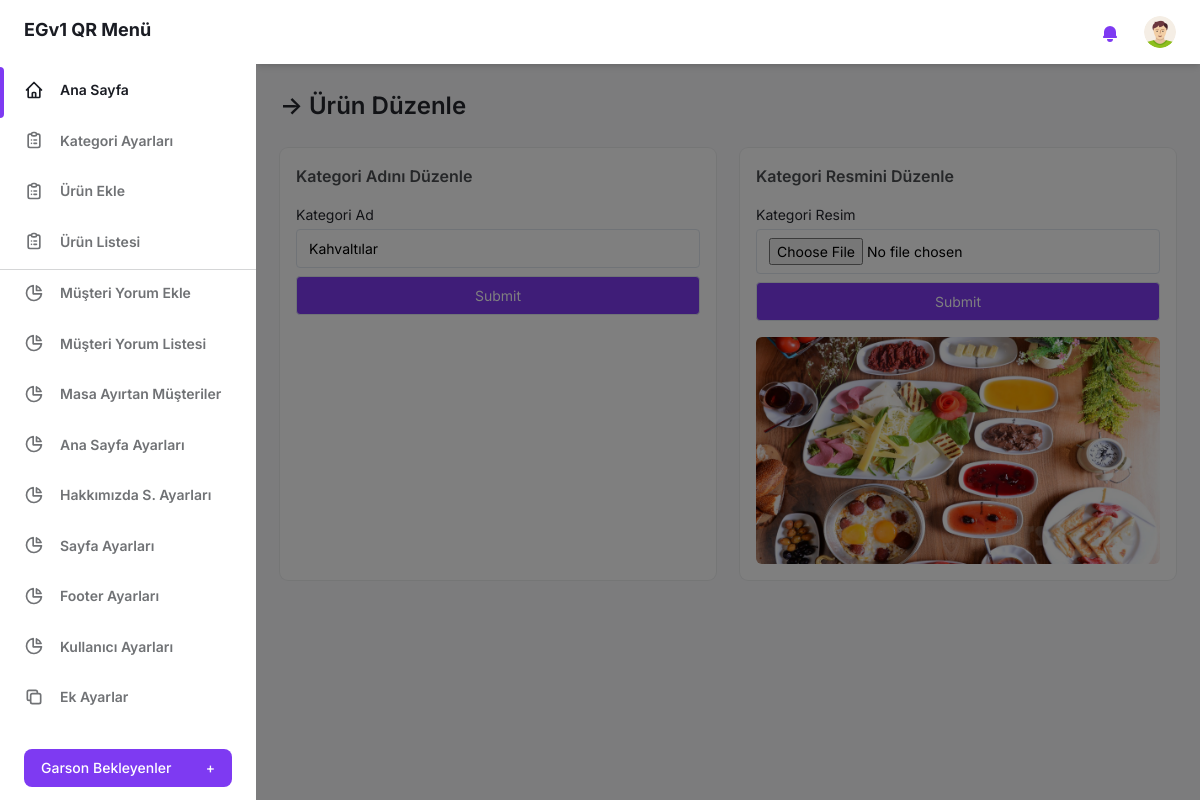
The app's page /admin-panel/kategori-duzenle.php?id=1 (signed in) with its own data.
### tables this page shows
CREATE TABLE IF NOT EXISTS `kategori_tablosu` (
  `kategori_id` int(11) NOT NULL AUTO_INCREMENT,
  `kategori_ad` varchar(50) NOT NULL,
  `kategori_resim` varchar(50) NOT NULL,
  `kategori_sira` int(3) NOT NULL,
  PRIMARY KEY (`kategori_id`)
);

### admin-panel/kategori-duzenle.php (the view, shortened to what this page needs)
<?php
include("login-kontrol.php");
$id = $_GET["id"];
$sorgu = $db->prepare("SELECT * FROM kategori_tablosu WHERE kategori_id=:id");
$sorgu->execute(array(":id" => $id));
$row = $sorgu->fetch(PDO::FETCH_ASSOC);
$kresim = $row["kategori_resim"];
?>
<!DOCTYPE html>
<html :class="{ 'theme-dark': dark }" x-data="data()" lang="tr">
<head>
    <link rel="stylesheet" href="./assets/css/tailwind.output.css" />
</head>
<body>
    <div class="flex h-screen bg-gray-50 dark:bg-gray-900" :class="{ 'overflow-hidden': isSideMenuOpen}">
        <?php include("sidebar.php"); ?>
        <div class="flex flex-col flex-1">
            <?php include("header.php"); ?>
            <main class="h-full pb-16 overflow-y-auto">
                <div class="container px-6 mx-auto grid ">
                    <h2 class="my-6 text-2xl font-semibold  text-gray-700 dark:text-gray-200">
                        &RightArrow; Ürün Düzenle
                    </h2>
                    <div class="grid gap-6 mb-8 md:grid-cols-2">
                        <div class="min-w-0 p-4 bg-white rounded-lg shadow-xs dark:bg-gray-800">
                            <h4 class="mb-4 font-semibold text-gray-600 dark:text-gray-300">
                                Kategori Adını Düzenle
                            </h4>
                            <form method="POST">
                                <label class="block text-sm">
                                    <span class="text-gray-700 dark:text-gray-400">Kategori Ad </span>
                                    <input type="text" name="kategori-ad" class="block w-full mt-1 text-sm dark:border-gray-600 dark:bg-gray-700 focus:border-purple-400 focus:outline-none focus:shadow-outline-purple dark:text-gray-300 dark:focus:shadow-outline-gray form-input" value="<?php echo $row['kategori_ad']; ?>" />
                                </label>
                                <label class="block text-sm mt-2">
                                    <input type="submit" name="ad-duzenle" class="block w-full mt-1 bg-purple-600 text-sm text-white dark:border-gray-600 dark:bg-gray-700 focus:border-purple-400 focus:outline-none focus:shadow-outline-purple dark:text-gray-300 dark:focus:shadow-outline-gray form-input" />
                                </label>
                            </form>
                        </div>
                        <div class="min-w-0 p-4 bg-white rounded-lg shadow-xs dark:bg-gray-800">
                            <h4 class="mb-4 font-semibold text-gray-600 dark:text-gray-300">
                                Kategori Resmini Düzenle
                            </h4>
                            <form method="POST" enctype="multipart/form-data">
                                <label class="block text-sm mt-2">
                                    <span class="text-gray-700 dark:text-gray-400">Kategori Resim </span>
                                    <input type="file" name="kategori-resim" class="block w-full mt-1 text-sm dark:border-gray-600 dark:bg-gray-700 focus:border-purple-400 focus:outline-none focus:shadow-outline-purple dark:text-gray-300 dark:focus:shadow-outline-gray form-input" />
                                </label>
                                <label class="block text-sm mt-2">
                                    <input type="submit" name="resim-duzenle" class="block w-full mt-1 bg-purple-600 text-sm text-white dark:border-gray-600 dark:bg-gray-700 focus:border-purple-400 focus:outline-none focus:shadow-outline-purple dark:text-gray-300 dark:focus:shadow-outline-gray form-input" />
                                </label>
                            </form>
                            <img src="../images/kategori/<?php echo $kresim; ?>" class="mt-4 rounded-md w-full object-cover" alt="">
                        </div>
                    </div>
                </div>
            </main>
        </div>
    </div>
</body>
</html>

### records on screen
kategori_tablosu: kategori-ad "Kahvaltılar", kategori_resim (picture)
